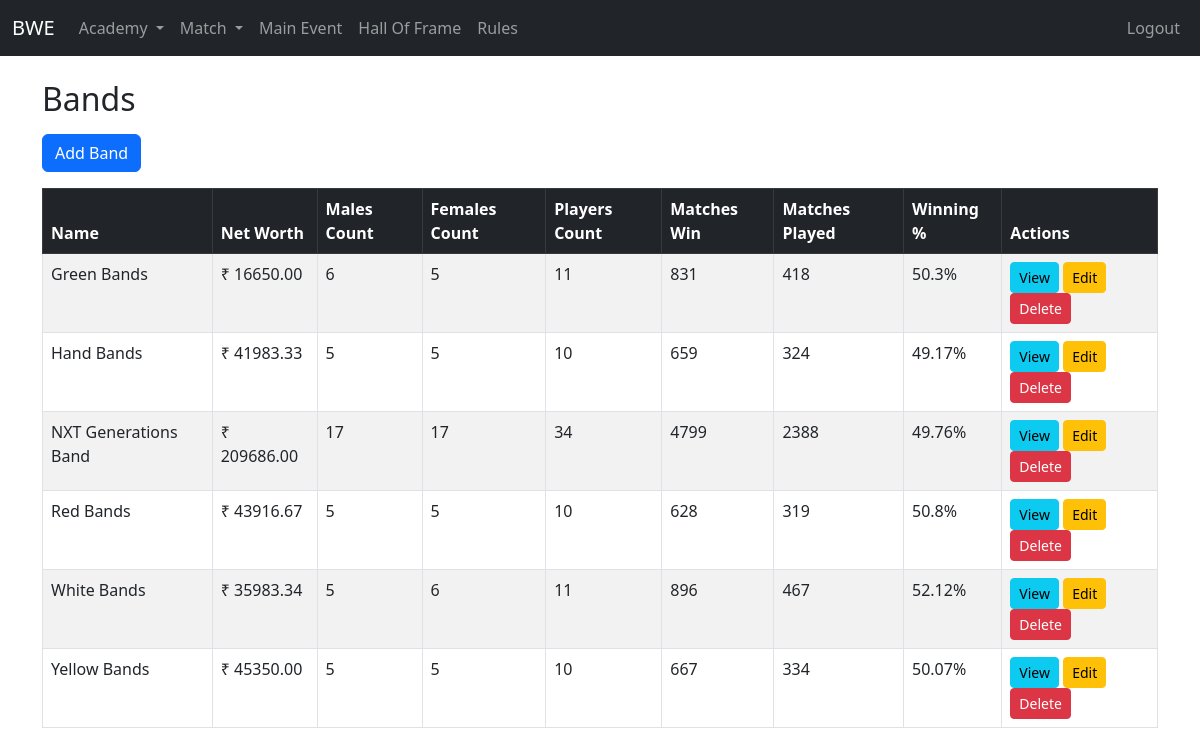
Screenshot of /academy/bands/ (signed in) with the database file from the repository.
### academy/models.py (models this page shows, shortened)
class Band(models.Model):
    name = models.CharField(max_length=200)
    networth = models.FloatField(default=0)
    image_url = models.CharField(max_length=120, null=True, blank=True)
    emoji = models.CharField(max_length=5, null=True, blank=True)
    @property
    def men_count(self):
        return self.player_band.filter(gender='Male').count()
    @property
    def women_count(self):
        return self.player_band.filter(gender='Female').count()
    @property
    def player_count(self):
        return self.player_band.count()
    @property
    def matchesplayed(self):
        return self.player_band.aggregate(total=models.Sum('matchesplayed'))['total'] or 0
    @property
    def wins(self):
        return self.player_band.aggregate(total=models.Sum('wins'))['total'] or 0
    @property
    def winningpercentage(self):
        matches = self.matchesplayed
        wins = self.wins
        return round((wins / matches) * 100, 2) if matches > 0 else 0

### academy/views.py (the view)
# urls.py: path('bands/', views.band_list, name='band-list'),
@login_required
def band_list(request):
    bands = Band.objects.all().order_by('name')
    return render(request, 'academy/bands/band_list.html', {'bands': bands})

### academy/models.py (called while the page is built)
    def get_queryset(self):
        return super().get_queryset().filter(is_active=True)

### templates/academy/bands/band_list.html (shortened to what this page needs)
{% extends 'base.html' %}
{% block content %}
<h2 class="mb-3">Bands</h2>
<a href="{% url 'band-create' %}" class="btn btn-primary mb-3">Add Band</a>
<div class="table-responsive">
<table class="table table-bordered table-striped">
  <thead class="table-dark">
    <tr>
      <th>Name</th>
      <th>Net Worth</th>
      <th>Males Count</th>
      <th>Females Count</th>
      <th>Players Count</th>
      <th>Matches Win</th>
      <th>Matches Played</th>
      <th>Winning %</th>
      <th>Actions</th>
    </tr>
  </thead>
  <tbody id="table-body">
    {% include "academy/bands/partials/table_body.html" %}
  </tbody>
</table>
</div>
{% endblock %}

### templates/academy/bands/partials/table_body.html
{% for band in bands %}
<tr>
  <td>{{ band.name }}</td>
  <td>₹ {{ band.networth|floatformat:2 }}</td>
  <td>{{ band.men_count }}</td>
  <td>{{ band.women_count }}</td>
  <td>{{ band.player_count }}</td>
  <td>{{ band.matchesplayed }}</td>
  <td>{{ band.wins }}</td>
  <td>{{ band.winningpercentage }}%</td>
  <td>
    <a href="{% url 'band-view' band.id %}" class="btn btn-info btn-sm">View</a>
    <a href="{% url 'band-update' band.id %}" class="btn btn-warning btn-sm">Edit</a>
    <a class="btn btn-danger btn-sm"
        hx-get="{% url 'band-delete' band.id %}"
        hx-target="#dialog"
        hx-swap="innerHTML">
    Delete
    </a>
  </td>
</tr>
{% endfor %}

### rows the page displays
Band: name "Green Bands", networth "16650.00", men_count "6", women_count "5", player_count "11", matchesplayed "831", wins "418", winningpercentage "50.3"
Band: name "Hand Bands", networth "41983.33", men_count "5", women_count "5", player_count "10", matchesplayed "659", wins "324", winningpercentage "49.17"
Band: name "NXT Generations Band", networth "209686.00", men_count "17", women_count "17", player_count "34", matchesplayed "4799", wins "2388", winningpercentage "49.76"
Band: name "Red Bands", networth "43916.67", men_count "5", women_count "5", player_count "10", matchesplayed "628", wins "319", winningpercentage "50.8"
Band: name "White Bands", networth "35983.34", men_count "5", women_count "6", player_count "11", matchesplayed "896", wins "467", winningpercentage "52.12"
Band: name "Yellow Bands", networth "45350.00", men_count "5", women_count "5", player_count "10", matchesplayed "667", wins "334", winningpercentage "50.07"
